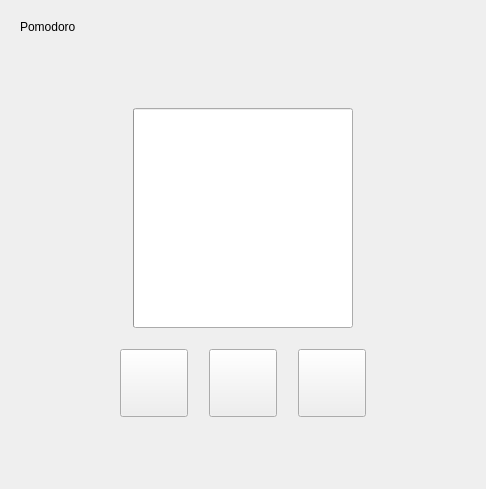
<?xml version="1.0" encoding="UTF-8"?>
<ui version="4.0">
 <class>PomodoroView</class>
 <widget class="QWidget" name="PomodoroView">
  <property name="geometry">
   <rect>
    <x>0</x>
    <y>0</y>
    <width>486</width>
    <height>489</height>
   </rect>
  </property>
  <property name="windowTitle">
   <string>Form</string>
  </property>
  <layout class="QGridLayout" name="gridLayout">
   <item row="0" column="0">
    <widget class="CardWidget" name="CardWidget">
     <layout class="QVBoxLayout" name="verticalLayout">
      <property name="spacing">
       <number>21</number>
      </property>
      <item>
       <widget class="TitleLabel" name="pomodoroLabel">
        <property name="sizePolicy">
         <sizepolicy hsizetype="Preferred" vsizetype="Fixed">
          <horstretch>0</horstretch>
          <verstretch>0</verstretch>
         </sizepolicy>
        </property>
        <property name="text">
         <string>Pomodoro</string>
        </property>
       </widget>
      </item>
      <item>
       <spacer name="topVerticalSpacer">
        <property name="orientation">
         <enum>Qt::Orientation::Vertical</enum>
        </property>
        <property name="sizeHint" stdset="0">
         <size>
          <width>20</width>
          <height>40</height>
         </size>
        </property>
       </spacer>
      </item>
      <item alignment="Qt::AlignmentFlag::AlignHCenter">
       <widget class="ProgressRing" name="ProgressRing">
        <property name="sizePolicy">
         <sizepolicy hsizetype="Expanding" vsizetype="Expanding">
          <horstretch>0</horstretch>
          <verstretch>0</verstretch>
         </sizepolicy>
        </property>
        <property name="minimumSize">
         <size>
          <width>220</width>
          <height>220</height>
         </size>
        </property>
        <property name="maximumSize">
         <size>
          <width>220</width>
          <height>220</height>
         </size>
        </property>
        <property name="alignment">
         <set>Qt::AlignmentFlag::AlignCenter</set>
        </property>
       </widget>
      </item>
      <item>
       <layout class="QHBoxLayout" name="horizontalLayout">
        <property name="spacing">
         <number>21</number>
        </property>
        <property name="sizeConstraint">
         <enum>QLayout::SizeConstraint::SetDefaultConstraint</enum>
        </property>
        <item>
         <spacer name="leftHorizontalSpacer">
          <property name="orientation">
           <enum>Qt::Orientation::Horizontal</enum>
          </property>
          <property name="sizeHint" stdset="0">
           <size>
            <width>40</width>
            <height>20</height>
           </size>
          </property>
         </spacer>
        </item>
        <item>
         <widget class="PillToolButton" name="stopButton">
          <property name="minimumSize">
           <size>
            <width>68</width>
            <height>68</height>
           </size>
          </property>
          <property name="iconSize">
           <size>
            <width>21</width>
            <height>21</height>
           </size>
          </property>
          <property name="checked">
           <bool>false</bool>
          </property>
         </widget>
        </item>
        <item>
         <widget class="PillToolButton" name="pauseResumeButton">
          <property name="minimumSize">
           <size>
            <width>68</width>
            <height>68</height>
           </size>
          </property>
          <property name="iconSize">
           <size>
            <width>21</width>
            <height>21</height>
           </size>
          </property>
          <property name="checked">
           <bool>false</bool>
          </property>
         </widget>
        </item>
        <item>
         <widget class="PillToolButton" name="skipButton">
          <property name="minimumSize">
           <size>
            <width>68</width>
            <height>68</height>
           </size>
          </property>
          <property name="iconSize">
           <size>
            <width>21</width>
            <height>21</height>
           </size>
          </property>
          <property name="checked">
           <bool>false</bool>
          </property>
         </widget>
        </item>
        <item>
         <spacer name="rightHorizontalSpacer">
          <property name="orientation">
           <enum>Qt::Orientation::Horizontal</enum>
          </property>
          <property name="sizeHint" stdset="0">
           <size>
            <width>40</width>
            <height>20</height>
           </size>
          </property>
         </spacer>
        </item>
       </layout>
      </item>
      <item>
       <spacer name="bottomVerticalSpacer">
        <property name="orientation">
         <enum>Qt::Orientation::Vertical</enum>
        </property>
        <property name="sizeHint" stdset="0">
         <size>
          <width>20</width>
          <height>40</height>
         </size>
        </property>
       </spacer>
      </item>
     </layout>
    </widget>
   </item>
  </layout>
 </widget>
 <customwidgets>
  <customwidget>
   <class>ToolButton</class>
   <extends>QToolButton</extends>
   <header>qfluentwidgets</header>
  </customwidget>
  <customwidget>
   <class>CardWidget</class>
   <extends>QFrame</extends>
   <header>qfluentwidgets</header>
   <container>1</container>
  </customwidget>
  <customwidget>
   <class>TitleLabel</class>
   <extends>QLabel</extends>
   <header>qfluentwidgets</header>
  </customwidget>
  <customwidget>
   <class>ProgressBar</class>
   <extends>QProgressBar</extends>
   <header>qfluentwidgets</header>
  </customwidget>
  <customwidget>
   <class>ProgressRing</class>
   <extends>ProgressBar</extends>
   <header>qfluentwidgets</header>
  </customwidget>
  <customwidget>
   <class>ToggleToolButton</class>
   <extends>ToolButton</extends>
   <header>qfluentwidgets</header>
  </customwidget>
  <customwidget>
   <class>PillToolButton</class>
   <extends>ToggleToolButton</extends>
   <header>qfluentwidgets</header>
  </customwidget>
 </customwidgets>
 <resources/>
 <connections/>
</ui>
